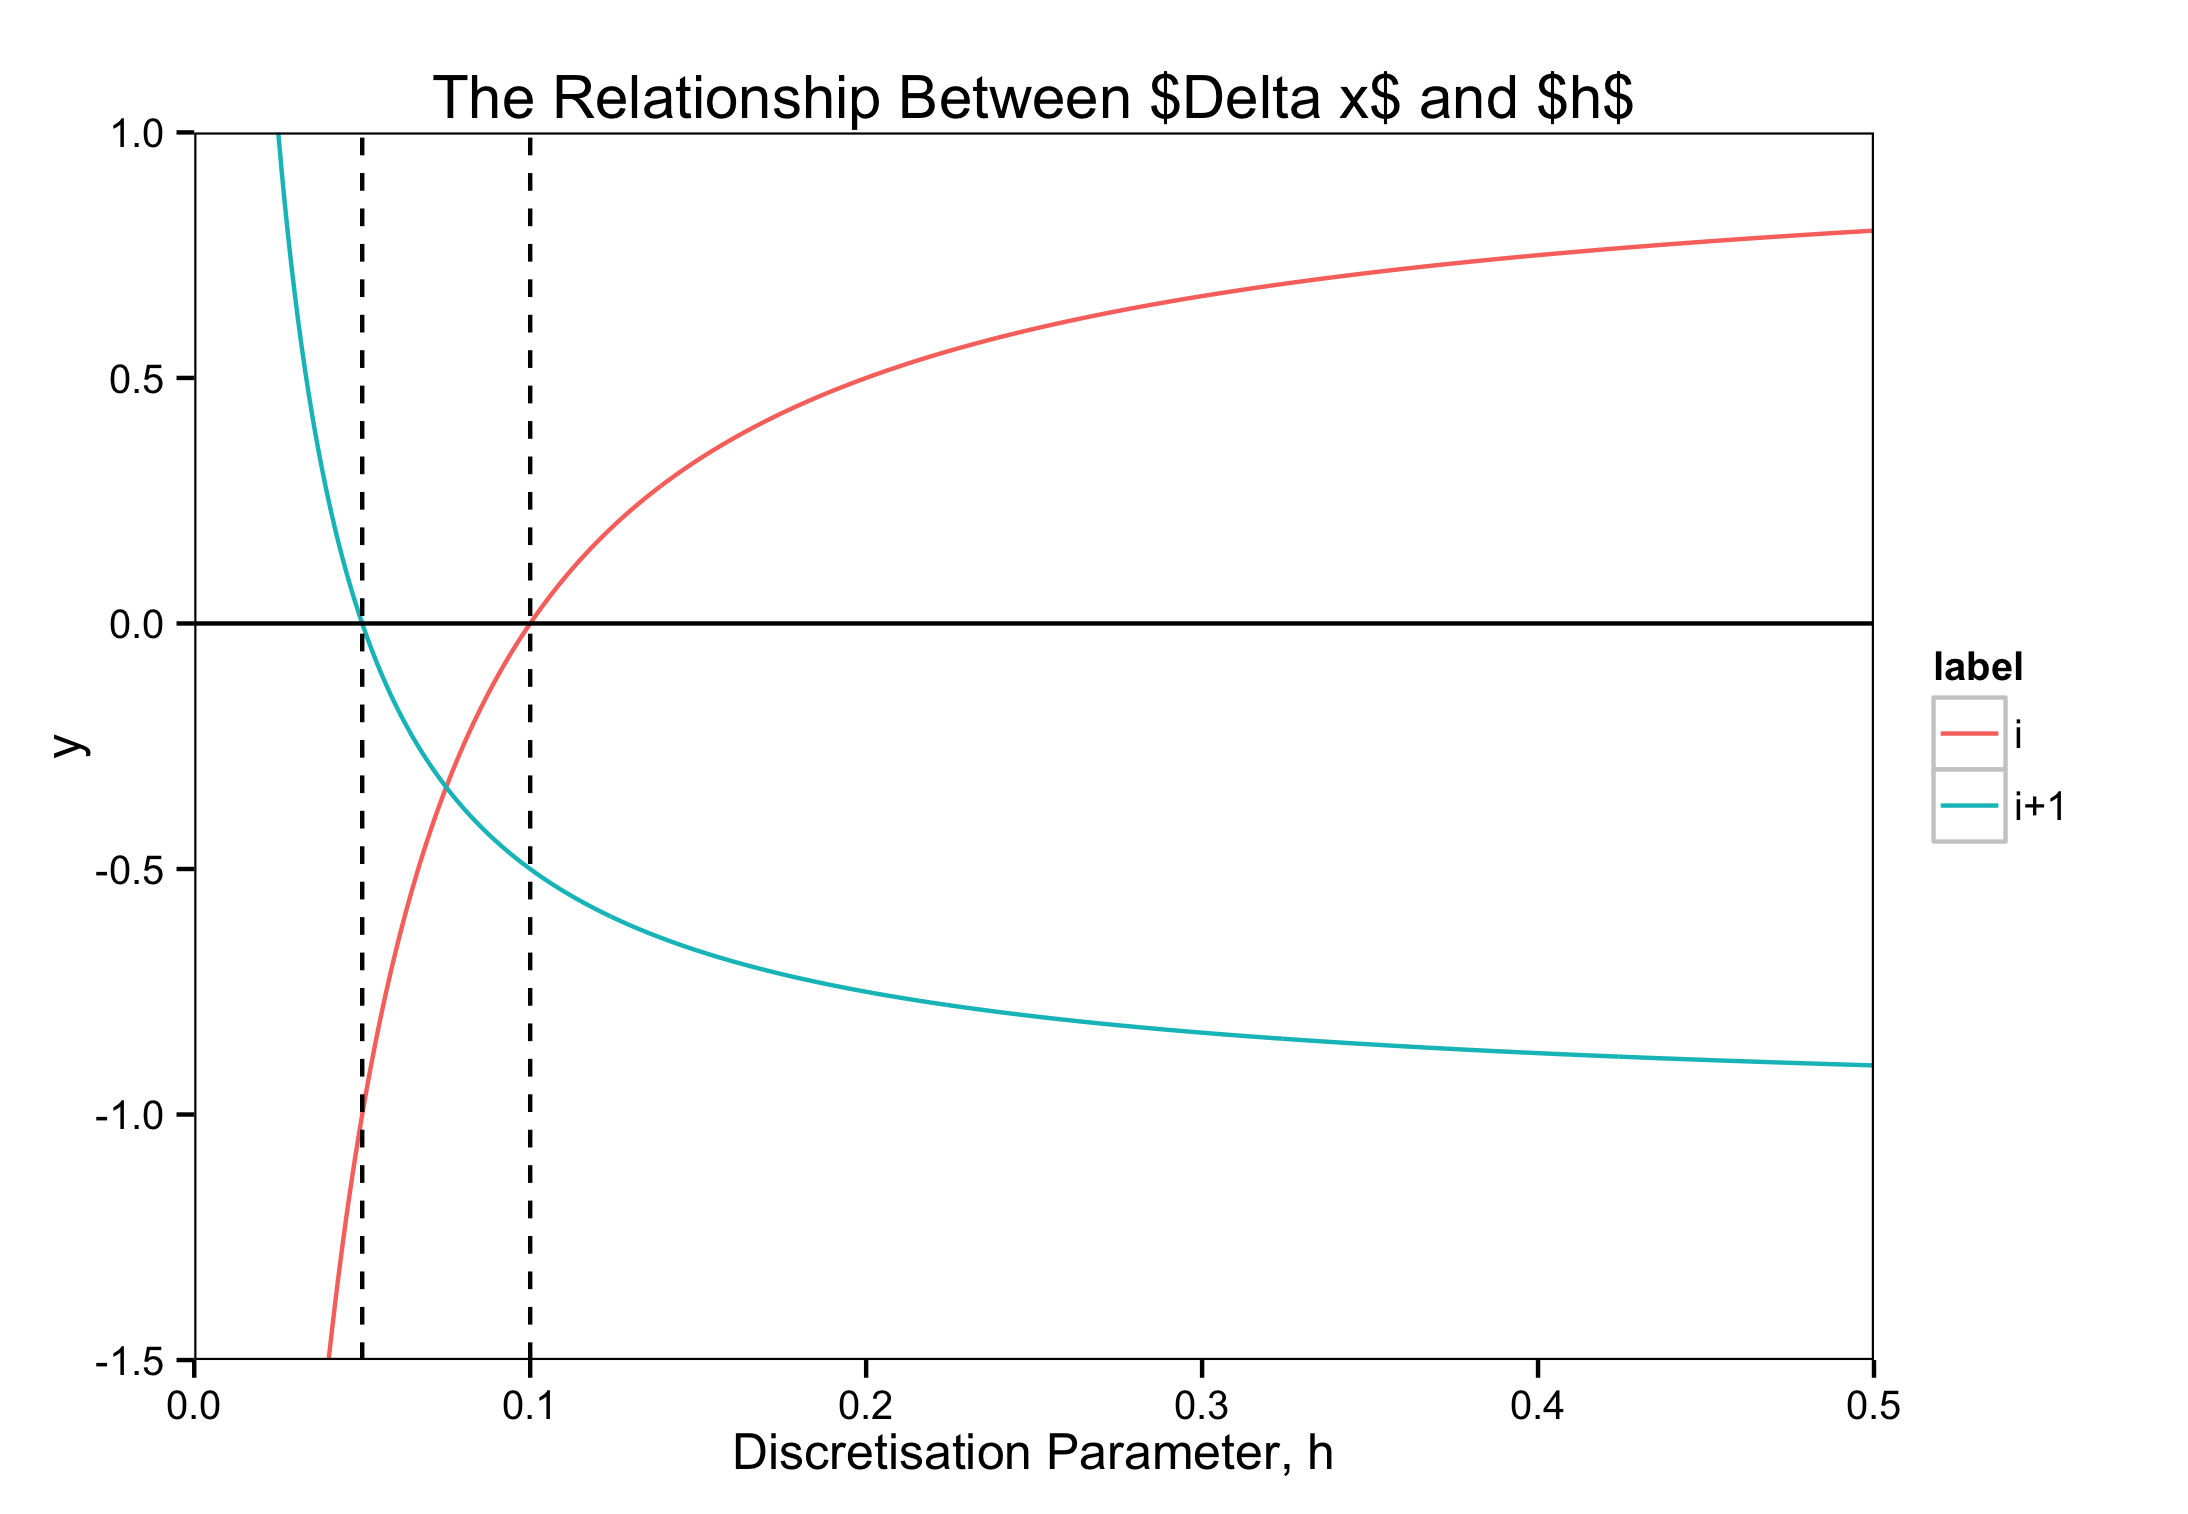

This figure's R source:
rm(list=ls())
library(ggplot2, tikzDevice)

smallH = read.csv("0.01_hTESTmesh0.1_deltaX.txt", sep = "\t", head = F)
bigH = read.csv("0.075_hTESTmesh0.1_deltaX.txt", sep = "\t", head = F)
simData = read.csv("160641483882148_Populations.txt", sep = "\t", head = F)

pdeTime = seq(0,199.99, by=0.01)
poisData = exp(-0.1*pdeTime)

par(mfrow=c(2,2))

k = 1
plot(simData$V1, simData[,k+1]/1000, type="l", ylim=c(0,1))
#matplot(exp(-0.1*simData$V1), type="l", col="red", add=T)
matplot(pdeTime, smallH[,k], type="l", col="green", add=T)
matplot(pdeTime, bigH[,k], type="l", col="blue", add=T)
k = 4
plot(simData$V1, simData[,k+1]/1000, type="l", ylim=c(0,1))
#matplot(exp(-0.1*simData$V1), type="l", col="red", add=T)
matplot(pdeTime, smallH[,k], type="l", col="green", add=T)
matplot(pdeTime, bigH[,k], type="l", col="blue", add=T)
k = 7
plot(simData$V1, simData[,k+1]/1000, type="l", ylim=c(0,1))
#matplot(exp(-0.1*simData$V1), type="l", col="red", add=T)
matplot(pdeTime, smallH[,k], type="l", col="green", add=T)
matplot(pdeTime, bigH[,k], type="l", col="blue", add=T)
k = 10
plot(simData$V1, simData[,k+1]/1000, type="l", ylim=c(0,1))
#matplot(exp(-0.1*simData$V1), type="l", col="red", add=T)
matplot(pdeTime, smallH[,k], type="l", col="green", add=T)
matplot(pdeTime, bigH[,k], type="l", col="blue", add=T)

deltaX = 0.1

h = seq(0.001, 1, by=0.001)

y1 = ( 1 - deltaX/h)
y2 = ( deltaX/(2*h) - 1) 

label = rep.int("i", length(h))	
label2 = rep.int("i+1", length(h))	

data1 = data.frame(h, y1, label)
data2 = data.frame(h, y2, label2)

colnames(data1) = c("h", "y", "label")
colnames(data2) = c("h", "y", "label")

data = rbind(data1, data2)

graph = ggplot(data, aes(x=h, y=y, colour=label)) + geom_line() + scale_y_continuous(limits = c(-1.5, 1), expand=c(0,0)) + geom_vline(xintercept=c(deltaX, deltaX/2), linetype="dashed") + geom_hline(yintercept = 0 )
graph = graph + theme_bw() + theme(  panel.border = element_rect(colour = "black"), panel.grid.major = element_blank(), panel.grid.minor = element_blank())
graph = graph + ggtitle("The Relationship Between $Delta x$ and $h$") + scale_x_continuous("Discretisation Parameter, h", expand=c(0,0), limits = c(0, 0.5)) 

ggsave("hConstraints.png", graph)



